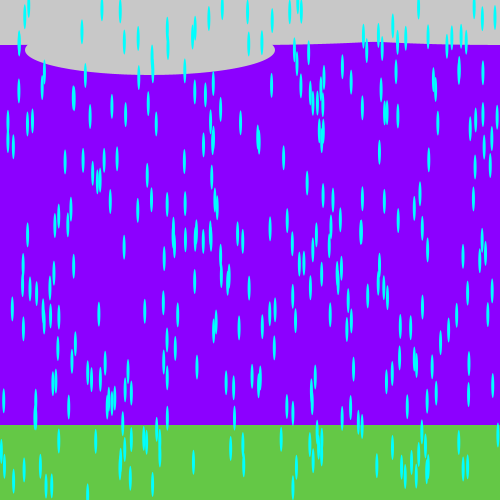
Frame 1 (no input)
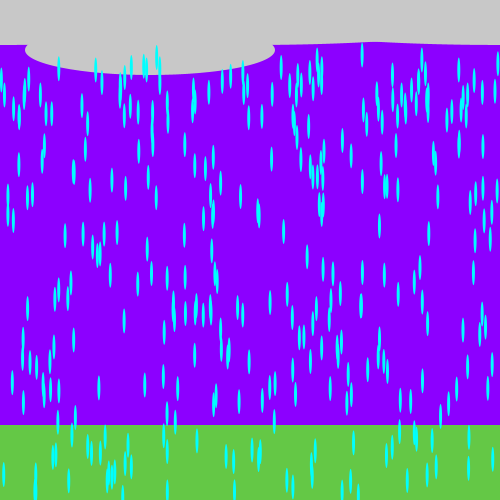
Frame 60 (the mouse pressed at the canvas centre just before this capture)
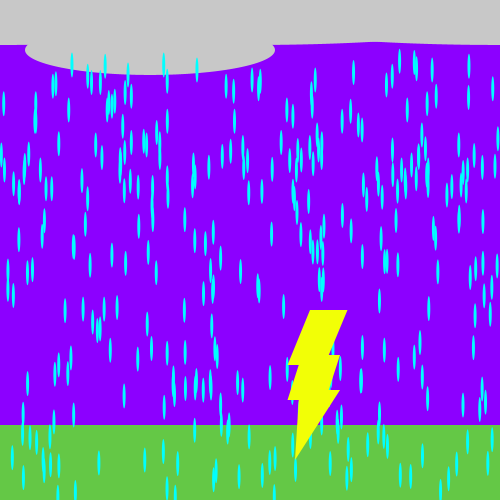
Frame 120 (the mouse held since frame 60 and released just before this capture)

The Processing sketch that drew these frames (run headless with seeded random() and noise(); from frame 60 on, the mouse is pressed at the canvas centre):

// Processing sketch: processing_77415
// ── processing_77415.pde

//global variables
int i;
int NUM_Bolts= 0;
int d= 20;
int MAX_NUM= 7;

//lighning bolt array
Bolt[] myBolt= new Bolt[MAX_NUM];

//raindrop array
Raindrop [] raindrops = new Raindrop[330];

void setup () {
  size (500, 500);
  smooth ();

  //initialize raindrops
  for (int i = 0; i<raindrops.length; i++) {
    raindrops[i] = new Raindrop(color(0, 255, 255), random(width), random(height), 1/20.0);
  }
}

void draw () {
  noStroke();
  background (140, 0, 255);

  //draw clouds
  noStroke ();
  fill(200);
  ellipse(0, 20, 500, 50);
  ellipse(500, 20, 500, 50);
  ellipse(250, 20, 500, 50);
  ellipse(150, 50, 250, 50);

  //draw ground
  fill (100, 200, 70);
  rectMode (CORNER);
  rect (0, 425, 500, 500);

  //loop for raindrop animation
  for (int i = 0; i < raindrops.length; i++) {
    raindrops[i].fall();
    raindrops[i].display();
  }

  //loop for lightening bolt animation
  for (int i = 0; i < MAX_NUM; i++) {
    if (myBolt[i] != null) {
      myBolt[i].step();
      myBolt[i].display();
    }
  }
} 

void mousePressed() {
  myBolt[NUM_Bolts]= new Bolt(mouseX, mouseY);
  NUM_Bolts= (NUM_Bolts + 1) % MAX_NUM;
  drawFlash ();
}

//lightning flash

void drawFlash () {
  background (255);
}

//create lightening bolt class
class Bolt {
  //variables
  int x;
  int y;
  int w;
  int h;
  // constructor
  Bolt (int xCoordinate, int yCoordinate) {
    x= xCoordinate;
    y= yCoordinate;
    w= 75;
    h=100;
  }
  //display lightning bolt
  void display() {
    noStroke();
    fill(242, 258, 6);

    beginShape();
    vertex(x, y);
    vertex(x+.5*w, y);
    vertex(x+.25*w, y+.45*h);
    vertex(x+.4*w, y+.45*h);
    vertex(x+.25*w, y+.8*h);
    vertex(x+.4*w, y+.8*h);
    vertex(x-.2*w, y+1.5*h);
    vertex(x-.15*w, y+.9*h);
    vertex(x-.3*w, y+.9*h);
    vertex(x-.15*w, y+.55*h);
    vertex(x-.3*w, y+.55*h);
    vertex(x, y);
    endShape(CLOSE);
  }
  //function to shoot lightning bolts
  void step() {
    if (x >=0) {
      x= x+1;
    }
    if (y >= 0) {
      y= y+1;
    }
  }
}


//create raindrop class
class Raindrop { 
  color c;
  float xpos;
  float ypos;
  float yspeed;

  //determine variables
  Raindrop(color c_, float xpos_, float ypos_, float yspeed_) {
    c=c_;
    xpos = xpos_;
    ypos = ypos_;
    yspeed = yspeed_;
  }

  //create raindrop
  void display () {
    ellipseMode(CENTER);
    fill(0, 255, 255);
    noStroke ();
    ellipse(xpos, ypos, 3, 25);
  }

  //make rain fall
  void fall() {
    ypos = ypos + yspeed*25;
    if (ypos > height ) {
      ypos = 55;
    }
  }
}
